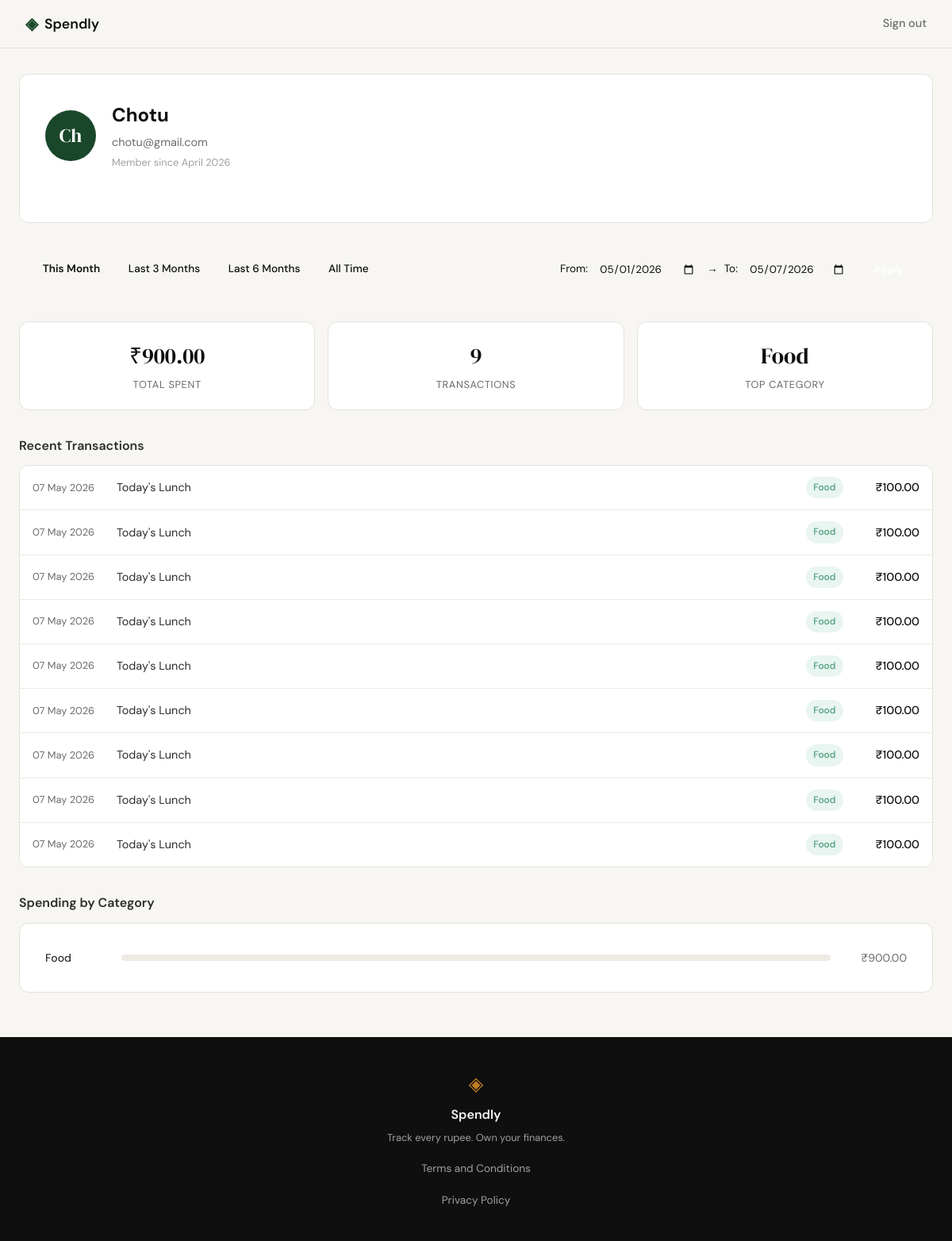
The app's page /profile?date_from=2026-05-01&date_to=2026-05-07 (signed in) with its own data.
### tables this page shows
CREATE TABLE users (
            id INTEGER PRIMARY KEY AUTOINCREMENT,
            name TEXT NOT NULL,
            email TEXT UNIQUE NOT NULL,
            password_hash TEXT NOT NULL,
            created_at TEXT DEFAULT (datetime('now'))
        );

CREATE TABLE expenses (
            id INTEGER PRIMARY KEY AUTOINCREMENT,
            user_id INTEGER NOT NULL,
            amount REAL NOT NULL,
            category TEXT NOT NULL,
            date TEXT NOT NULL,
            description TEXT,
            created_at TEXT DEFAULT (datetime('now')),
            FOREIGN KEY (user_id) REFERENCES users(id)
        );

### app.py (the view)
@app.route("/profile")
def profile():
    if not session.get("user_id"):
        return redirect(url_for("login"))
    user = get_user_by_id(session["user_id"])
    if user is None:
        session.pop("user_id", None)
        return redirect(url_for("login"))
    valid_from, valid_to, presets = get_profile_date_filters(request.args)
    stats = get_summary_stats(session["user_id"], date_from=valid_from, date_to=valid_to)
    transactions = get_recent_transactions(session["user_id"], date_from=valid_from, date_to=valid_to)
    categories = get_category_breakdown(session["user_id"], date_from=valid_from, date_to=valid_to)
    return render_template(
        "profile.html",
        user=user,
        stats=stats,
        transactions=transactions,
        categories=categories,
        date_from=valid_from,
        date_to=valid_to,
        presets=presets
    )

### database/db.py (called while the page is built)
def get_db():
    conn = sqlite3.connect(DATABASE_PATH)
    conn.row_factory = sqlite3.Row
    conn.execute("PRAGMA foreign_keys = ON")
    return conn

### database/queries.py (called while the page is built)
def _fmt(amount):
    return f"₹{amount:,.2f}"

def _fmt_date(date_str):
    d = datetime.strptime(date_str, "%Y-%m-%d")
    return d.strftime("%d %b %Y")

def _apply_date_filters(query, params, date_from, date_to):
    if date_from and date_to:
        query += " AND date BETWEEN ? AND ?"
        params.extend([date_from, date_to])
    elif date_from:
        query += " AND date >= ?"
        params.append(date_from)
    elif date_to:
        query += " AND date <= ?"
        params.append(date_to)
    return query, params

def get_user_by_id(user_id: int):
    conn = get_db()
    cursor = conn.cursor()
    cursor.execute(
        "SELECT name, email, created_at FROM users WHERE id = ?",
        (user_id,)
    )
    row = cursor.fetchone()
    conn.close()
    if row is None:
        return None
    created = datetime.strptime(row["created_at"], "%Y-%m-%d %H:%M:%S")
    member_since = created.strftime("%B %Y")
    return {"name": row["name"], "email": row["email"], "member_since": member_since}

def get_recent_transactions(user_id: int, limit: int = 10, date_from: str = None, date_to: str = None):
    conn = get_db()
    cursor = conn.cursor()
    query = "SELECT date, description, category, amount FROM expenses WHERE user_id = ?"
    params = [user_id]
    query, params = _apply_date_filters(query, params, date_from, date_to)
    query += " ORDER BY date DESC LIMIT ?"
    params.append(limit)
    cursor.execute(query, params)
    rows = cursor.fetchall()
    conn.close()
    return [
        {"date": _fmt_date(row["date"]), "description": row["description"], "category": row["category"], "amount": _fmt(row["amount"])}
        for row in rows
    ]

### templates/profile.html (shortened to what this page needs)
{% extends "base.html" %}
{% block content %}
<div class="container" style="max-width: var(--max-width); margin: 0 auto; padding: 2rem 1.5rem;">
    <link rel="stylesheet" href="{{ url_for('static', filename='css/profile.css') }}">
    <div class="auth-card" style="margin-bottom: 1.5rem;">
        <div class="profile-header">
            <div class="avatar">{{ user.name[:2] }}</div>
            <div class="user-info">
                <h1>{{ user.name }}</h1>
                <p>{{ user.email }}</p>
                <p class="member-since">Member since {{ user.member_since }}</p>
            </div>
        </div>
    </div>
    <div class="filter-bar">
        <div class="presets">
            <a href="{{ url_for('profile', date_from=presets.this_month[0], date_to=presets.this_month[1]) }}"
               class="preset-btn {{ 'active' if date_from == presets.this_month[0] and date_to == presets.this_month[1] }}">This Month</a>
            <a href="{{ url_for('profile', date_from=presets.three_months[0], date_to=presets.three_months[1]) }}"
               class="preset-btn {{ 'active' if date_from == presets.three_months[0] and date_to == presets.three_months[1] }}">Last 3 Months</a>
            <a href="{{ url_for('profile', date_from=presets.six_months[0], date_to=presets.six_months[1]) }}"
               class="preset-btn {{ 'active' if date_from == presets.six_months[0] and date_to == presets.six_months[1] }}">Last 6 Months</a>
            <a href="{{ url_for('profile') }}"
               class="preset-btn {{ 'active' if not date_from and not date_to }}">All Time</a>
        </div>
        <form class="custom-range" method="GET" action="{{ url_for('profile') }}">
            <label>From:</label>
            <input type="date" name="date_from" value="{{ date_from or '' }}">
            <span class="date-separator">&rarr;</span>
            <label>To:</label>
            <input type="date" name="date_to" value="{{ date_to or '' }}">
            <button type="submit" class="apply-btn">Apply</button>
        </form>
    </div>
    <div class="stat-grid" style="margin-bottom: 2rem;">
        <div class="stat-card">
            <div class="stat-value">{{ stats.total_spent }}</div>
            <div class="stat-label">Total Spent</div>
        </div>
        <div class="stat-card">
            <div class="stat-value">{{ stats.transaction_count }}</div>
            <div class="stat-label">Transactions</div>
        </div>
        <div class="stat-card">
            <div class="stat-value">{{ stats.top_category }}</div>
            <div class="stat-label">Top Category</div>
        </div>
    </div>
    <div style="margin-bottom: 2rem;">
        <div class="section-title">Recent Transactions</div>
        <div class="transaction-list">
            {% for tx in transactions %}
            <div class="transaction-row">
                <span class="tx-date">{{ tx.date }}</span>
                <span class="tx-desc">{{ tx.description }}</span>
                <span class="badge badge-{{ tx.category|lower }}">{{ tx.category }}</span>
                <span class="tx-amount">{{ tx.amount }}</span>
            </div>
            {% endfor %}
        </div>
    </div>
    <div>
        <div class="section-title">Spending by Category</div>
        <div class="auth-card">
            <div class="category-list">
                {% for cat in categories %}
                <div class="category-row">
                    <span class="cat-name">{{ cat.name }}</span>
                    <div class="cat-bar-wrap">
                        <div class="category-bar-track">
                            <div class="category-bar {{ cat.class }}" style="width: {{ cat.percent }}%"></div>
                        </div>
                    </div>
                    <span class="cat-amount">{{ cat.amount }}</span>
                </div>
                {% endfor %}
            </div>
        </div>
    </div>
</div>
{% endblock %}

### static/css/style.css (style rules this page uses)
:root { --ink: #0f0f0f; --ink-soft: #2d2d2d; --ink-muted: #6b6b6b; --ink-faint: #a0a0a0; --paper: #f7f6f3; --paper-warm: #f0ede6; --paper-card: #ffffff; --accent: #1a472a; --accent-light: #e8f0eb; --accent-2: #c17f24; --accent-2-light: #fdf3e3; --danger: #c0392b; --danger-light: #fdecea; --border: #e4e1da; --border-soft: #eeebe4; --green: #4a9c7a; --green-light: #e8f5f0; --blue: #5b7fa6; --purple: #8b5e83; --orange: #e8a44a; --font-display: 'DM Serif Display', Georgia, serif; --font-body: 'DM Sans', system-ui, sans-serif; --max-width: 1200px; --auth-width: 440px; --radius-sm: 6px; --radius-md: 12px; --radius-lg: 20px; }
*, *::before, *::after { box-sizing: border-box; margin: 0; padding: 0; }
html { font-size: 16px; scroll-behavior: smooth; }
body { background: var(--paper); color: var(--ink); font-family: var(--font-body); font-size: 1rem; line-height: 1.6; -webkit-font-smoothing: antialiased; }
a { color: inherit; text-decoration: none; }
.auth-card { background: var(--paper-card); border: 1px solid var(--border); border-radius: var(--radius-md); padding: 2rem; margin-bottom: 1.5rem; }
.profile-header { display: flex; align-items: center; gap: 1.25rem; margin-bottom: 2rem; }
.avatar { width: 64px; height: 64px; border-radius: 50%; background: var(--accent); color: var(--paper-card); display: flex; align-items: center; justify-content: center; font-family: var(--font-display); font-size: 1.5rem; font-weight: 400; flex-shrink: 0; }
.user-info h1 { font-size: 1.5rem; color: var(--ink); margin: 0 0 0.25rem; }
.user-info p { color: var(--ink-muted); font-size: 0.9rem; margin: 0; }
.user-info .member-since { color: var(--ink-faint); font-size: 0.8rem; margin-top: 0.25rem; }
.stat-grid { display: grid; grid-template-columns: repeat(3, 1fr); gap: 1rem; margin-bottom: 2rem; }
.stat-card { background: var(--paper-card); border: 1px solid var(--border); border-radius: var(--radius-md); padding: 1.25rem; text-align: center; }
.stat-value { font-family: var(--font-display); font-size: 1.75rem; color: var(--ink); margin-bottom: 0.25rem; }
.stat-label { color: var(--ink-muted); font-size: 0.8rem; text-transform: uppercase; letter-spacing: 0.05em; }
.section-title { font-size: 1rem; font-weight: 600; color: var(--ink-soft); margin-bottom: 0.75rem; }
.transaction-list { display: flex; flex-direction: column; border: 1px solid var(--border); border-radius: var(--radius-md); overflow: hidden; margin-bottom: 2rem; }
.transaction-row { display: flex; align-items: center; gap: 1rem; padding: 0.875rem 1rem; background: var(--paper-card); border-bottom: 1px solid var(--border-soft); }
.transaction-row:last-child { border-bottom: none; }
.transaction-row .tx-date { color: var(--ink-muted); font-size: 0.8rem; min-width: 90px; }
.transaction-row .tx-desc { flex: 1; color: var(--ink-soft); font-size: 0.9rem; }
.transaction-row .tx-amount { font-weight: 500; color: var(--ink); font-size: 0.9rem; min-width: 80px; text-align: right; }
.category-list { display: flex; flex-direction: column; gap: 0.875rem; }
.category-row { display: flex; align-items: center; gap: 1rem; }
.category-row .cat-name { min-width: 80px; color: var(--ink-soft); font-size: 0.875rem; font-weight: 500; }
.category-row .cat-bar-wrap { flex: 1; display: flex; align-items: center; gap: 0.75rem; }
.category-bar-track { flex: 1; height: 8px; background: var(--border-soft); border-radius: 999px; overflow: hidden; }
.category-bar { height: 100%; border-radius: 999px; }
.category-row .cat-amount { min-width: 80px; text-align: right; color: var(--ink-muted); font-size: 0.875rem; }
.badge { display: inline-flex; align-items: center; padding: 0.25rem 0.6rem; border-radius: 999px; font-size: 0.75rem; font-weight: 500; }
.badge-food { background: var(--green-light); color: var(--green); }

### records on screen
users: name "Ch", name "Chotu", email "chotu@gmail.com"
expenses: date "07 May 2026", description "Today's Lunch", category "Food", amount "₹100.00"
expenses: date "07 May 2026", description "Today's Lunch", category "Food", amount "₹100.00"
expenses: date "07 May 2026", description "Today's Lunch", category "Food", amount "₹100.00"
expenses: date "07 May 2026", description "Today's Lunch", category "Food", amount "₹100.00"
expenses: date "07 May 2026", description "Today's Lunch", category "Food", amount "₹100.00"
expenses: date "07 May 2026", description "Today's Lunch", category "Food", amount "₹100.00"
expenses: date "07 May 2026", description "Today's Lunch", category "Food", amount "₹100.00"
expenses: date "07 May 2026", description "Today's Lunch", category "Food", amount "₹100.00"
expenses: date "07 May 2026", description "Today's Lunch", category "Food", amount "₹100.00"

### other values on screen
{{ user.member_since }} "April 2026"
{{ stats.total_spent }} "₹900.00"
{{ stats.transaction_count }} "9"
{{ stats.top_category }} "Food"
{{ cat.name }} "Food"
{{ cat.amount }} "₹900.00"
